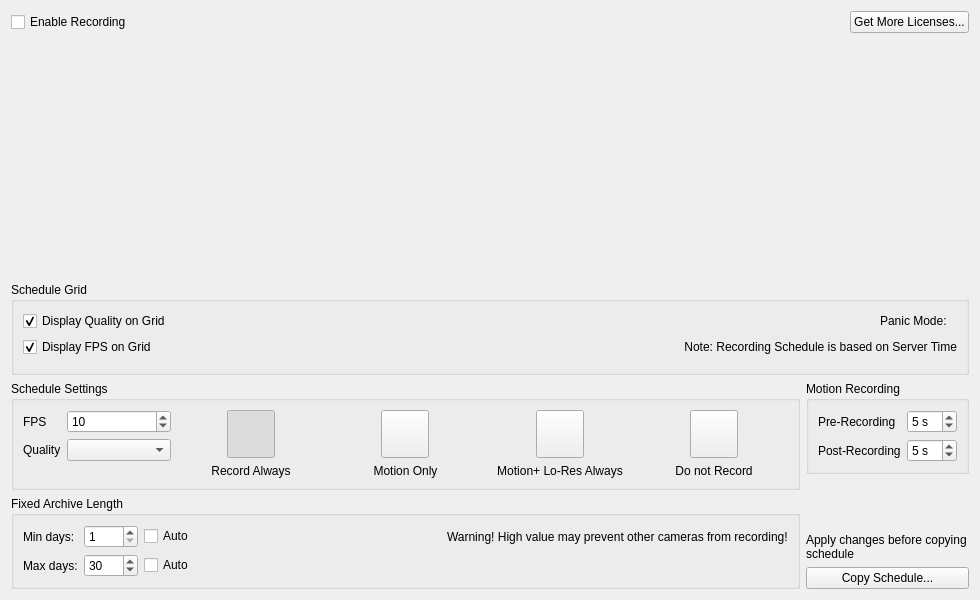
<?xml version="1.0" encoding="UTF-8"?>
<ui version="4.0">
 <class>CameraScheduleWidget</class>
 <widget class="QWidget" name="CameraScheduleWidget">
  <property name="geometry">
   <rect>
    <x>0</x>
    <y>0</y>
    <width>980</width>
    <height>600</height>
   </rect>
  </property>
  <property name="minimumSize">
   <size>
    <width>800</width>
    <height>600</height>
   </size>
  </property>
  <property name="windowTitle">
   <string>Camera Schedule Editor</string>
  </property>
  <layout class="QVBoxLayout" name="verticalLayout_6" stretch="0,0,0,1,0">
   <item>
    <layout class="QHBoxLayout" name="horizontalLayout_2">
     <item>
      <widget class="QCheckBox" name="enableRecordingCheckBox">
       <property name="text">
        <string>Enable Recording</string>
       </property>
       <property name="tristate">
        <bool>true</bool>
       </property>
      </widget>
     </item>
     <item>
      <spacer name="horizontalSpacer">
       <property name="orientation">
        <enum>Qt::Horizontal</enum>
       </property>
       <property name="sizeHint" stdset="0">
        <size>
         <width>40</width>
         <height>20</height>
        </size>
       </property>
      </spacer>
     </item>
     <item>
      <widget class="QLabel" name="requiredLicensesLabel">
       <property name="text">
        <string/>
       </property>
      </widget>
     </item>
     <item>
      <widget class="QPushButton" name="licensesButton">
       <property name="text">
        <string>Get More Licenses...</string>
       </property>
      </widget>
     </item>
    </layout>
   </item>
   <item>
    <widget class="QLabel" name="digitalLicensesLabel">
     <property name="text">
      <string notr="true">&lt;X license(s) are used out of Y&gt;</string>
     </property>
    </widget>
   </item>
   <item>
    <widget class="QLabel" name="analogLicensesLabel">
     <property name="text">
      <string notr="true">&lt;X analog license(s) are used out of Y&gt;</string>
     </property>
    </widget>
   </item>
   <item>
    <widget class="QLabel" name="edgeLicensesLabel">
     <property name="text">
      <string/>
     </property>
    </widget>
   </item>
   <item>
    <widget class="QGroupBox" name="scheduleGridGroupBox">
     <property name="title">
      <string>Schedule Grid</string>
     </property>
     <layout class="QVBoxLayout" name="scheduleGridLayout" stretch="0,0,1">
      <item>
       <layout class="QHBoxLayout" name="horizontalLayout_5" stretch="1,0,0">
        <property name="spacing">
         <number>0</number>
        </property>
        <item>
         <widget class="QCheckBox" name="displayQualityCheckBox">
          <property name="text">
           <string>Display Quality on Grid</string>
          </property>
          <property name="checked">
           <bool>true</bool>
          </property>
         </widget>
        </item>
        <item>
         <widget class="QLabel" name="panicModeTitleLabel">
          <property name="text">
           <string>Panic Mode: </string>
          </property>
         </widget>
        </item>
        <item>
         <widget class="QLabel" name="panicModeLabel">
          <property name="text">
           <string/>
          </property>
         </widget>
        </item>
       </layout>
      </item>
      <item>
       <layout class="QHBoxLayout" name="horizontalLayout_11" stretch="1,0">
        <item>
         <widget class="QCheckBox" name="displayFpsCheckBox">
          <property name="text">
           <string>Display FPS on Grid</string>
          </property>
          <property name="checked">
           <bool>true</bool>
          </property>
         </widget>
        </item>
        <item>
         <widget class="QLabel" name="label_5">
          <property name="text">
           <string>Note: Recording Schedule is based on Server Time</string>
          </property>
          <property name="alignment">
           <set>Qt::AlignRight|Qt::AlignTrailing|Qt::AlignVCenter</set>
          </property>
         </widget>
        </item>
       </layout>
      </item>
      <item>
       <widget class="QnScheduleGridWidget" name="gridWidget" native="true">
        <property name="enabled">
         <bool>true</bool>
        </property>
       </widget>
      </item>
     </layout>
    </widget>
   </item>
   <item>
    <layout class="QHBoxLayout" name="horizontalLayout" stretch="1,0">
     <item>
      <layout class="QVBoxLayout" name="verticalLayout_8">
       <item>
        <widget class="QGroupBox" name="settingsGroupBox">
         <property name="title">
          <string>Schedule Settings</string>
         </property>
         <layout class="QHBoxLayout" name="horizontalLayout_4" stretch="0,0,0,0,0">
          <property name="bottomMargin">
           <number>9</number>
          </property>
          <item>
           <layout class="QFormLayout" name="formLayout">
            <property name="fieldGrowthPolicy">
             <enum>QFormLayout::AllNonFixedFieldsGrow</enum>
            </property>
            <item row="0" column="0">
             <widget class="QLabel" name="label">
              <property name="text">
               <string>FPS</string>
              </property>
             </widget>
            </item>
            <item row="0" column="1">
             <widget class="QDoubleSpinBox" name="fpsSpinBox">
              <property name="decimals">
               <number>0</number>
              </property>
              <property name="minimum">
               <double>1.000000000000000</double>
              </property>
              <property name="maximum">
               <double>30.000000000000000</double>
              </property>
              <property name="value">
               <double>10.000000000000000</double>
              </property>
             </widget>
            </item>
            <item row="1" column="0">
             <widget class="QLabel" name="label_2">
              <property name="text">
               <string>Quality</string>
              </property>
             </widget>
            </item>
            <item row="1" column="1">
             <widget class="QComboBox" name="qualityComboBox">
              <property name="currentIndex">
               <number>-1</number>
              </property>
             </widget>
            </item>
           </layout>
          </item>
          <item>
           <layout class="QVBoxLayout" name="verticalLayout">
            <item>
             <layout class="QHBoxLayout" name="horizontalLayout_3">
              <item>
               <widget class="QnCheckedButton" name="recordAlwaysButton">
                <property name="minimumSize">
                 <size>
                  <width>48</width>
                  <height>48</height>
                 </size>
                </property>
                <property name="maximumSize">
                 <size>
                  <width>48</width>
                  <height>48</height>
                 </size>
                </property>
                <property name="text">
                 <string/>
                </property>
                <property name="iconSize">
                 <size>
                  <width>48</width>
                  <height>48</height>
                 </size>
                </property>
                <property name="checkable">
                 <bool>true</bool>
                </property>
                <property name="checked">
                 <bool>true</bool>
                </property>
                <property name="autoExclusive">
                 <bool>true</bool>
                </property>
                <property name="popupMode">
                 <enum>QToolButton::DelayedPopup</enum>
                </property>
                <property name="autoRaise">
                 <bool>false</bool>
                </property>
               </widget>
              </item>
             </layout>
            </item>
            <item>
             <widget class="QLabel" name="label_4">
              <property name="minimumSize">
               <size>
                <width>0</width>
                <height>0</height>
               </size>
              </property>
              <property name="text">
               <string>Record Always</string>
              </property>
              <property name="textFormat">
               <enum>Qt::AutoText</enum>
              </property>
              <property name="alignment">
               <set>Qt::AlignCenter</set>
              </property>
              <property name="wordWrap">
               <bool>true</bool>
              </property>
             </widget>
            </item>
           </layout>
          </item>
          <item>
           <layout class="QVBoxLayout" name="verticalLayout_2">
            <item>
             <layout class="QHBoxLayout" name="horizontalLayout_6">
              <item>
               <widget class="QnCheckedButton" name="recordMotionButton">
                <property name="minimumSize">
                 <size>
                  <width>48</width>
                  <height>48</height>
                 </size>
                </property>
                <property name="maximumSize">
                 <size>
                  <width>48</width>
                  <height>48</height>
                 </size>
                </property>
                <property name="text">
                 <string/>
                </property>
                <property name="iconSize">
                 <size>
                  <width>48</width>
                  <height>48</height>
                 </size>
                </property>
                <property name="checkable">
                 <bool>true</bool>
                </property>
                <property name="autoExclusive">
                 <bool>true</bool>
                </property>
                <property name="autoRaise">
                 <bool>false</bool>
                </property>
               </widget>
              </item>
             </layout>
            </item>
            <item>
             <widget class="QLabel" name="labelMotionOnly">
              <property name="text">
               <string>Motion Only</string>
              </property>
              <property name="alignment">
               <set>Qt::AlignCenter</set>
              </property>
              <property name="wordWrap">
               <bool>true</bool>
              </property>
             </widget>
            </item>
           </layout>
          </item>
          <item>
           <layout class="QVBoxLayout" name="verticalLayout_12">
            <item>
             <layout class="QHBoxLayout" name="horizontalLayout_7">
              <item>
               <widget class="QnCheckedButton" name="recordMotionPlusLQButton">
                <property name="minimumSize">
                 <size>
                  <width>48</width>
                  <height>48</height>
                 </size>
                </property>
                <property name="maximumSize">
                 <size>
                  <width>48</width>
                  <height>48</height>
                 </size>
                </property>
                <property name="text">
                 <string/>
                </property>
                <property name="iconSize">
                 <size>
                  <width>48</width>
                  <height>48</height>
                 </size>
                </property>
                <property name="checkable">
                 <bool>true</bool>
                </property>
                <property name="autoExclusive">
                 <bool>true</bool>
                </property>
                <property name="autoRaise">
                 <bool>false</bool>
                </property>
               </widget>
              </item>
             </layout>
            </item>
            <item>
             <widget class="QLabel" name="labelMotionPlusLQ">
              <property name="text">
               <string>Motion+ Lo-Res Always</string>
              </property>
              <property name="alignment">
               <set>Qt::AlignCenter</set>
              </property>
              <property name="wordWrap">
               <bool>true</bool>
              </property>
             </widget>
            </item>
           </layout>
          </item>
          <item>
           <layout class="QVBoxLayout" name="verticalLayout_3">
            <item>
             <layout class="QHBoxLayout" name="horizontalLayout_8">
              <item>
               <widget class="QnCheckedButton" name="noRecordButton">
                <property name="minimumSize">
                 <size>
                  <width>48</width>
                  <height>48</height>
                 </size>
                </property>
                <property name="maximumSize">
                 <size>
                  <width>48</width>
                  <height>48</height>
                 </size>
                </property>
                <property name="text">
                 <string/>
                </property>
                <property name="iconSize">
                 <size>
                  <width>48</width>
                  <height>48</height>
                 </size>
                </property>
                <property name="checkable">
                 <bool>true</bool>
                </property>
                <property name="autoExclusive">
                 <bool>true</bool>
                </property>
                <property name="autoRaise">
                 <bool>false</bool>
                </property>
               </widget>
              </item>
             </layout>
            </item>
            <item>
             <widget class="QLabel" name="label_8">
              <property name="text">
               <string>Do not Record</string>
              </property>
              <property name="alignment">
               <set>Qt::AlignCenter</set>
              </property>
              <property name="wordWrap">
               <bool>true</bool>
              </property>
             </widget>
            </item>
           </layout>
          </item>
         </layout>
        </widget>
       </item>
       <item>
        <widget class="QGroupBox" name="archiveGroupBox">
         <property name="title">
          <string>Fixed Archive Length</string>
         </property>
         <layout class="QFormLayout" name="formLayout_2">
          <item row="0" column="1">
           <layout class="QHBoxLayout" name="horizontalLayout_9">
            <item>
             <widget class="QSpinBox" name="spinBoxMinDays">
              <property name="minimum">
               <number>1</number>
              </property>
              <property name="maximum">
               <number>1000</number>
              </property>
             </widget>
            </item>
            <item>
             <widget class="QCheckBox" name="checkBoxMinArchive">
              <property name="text">
               <string>Auto</string>
              </property>
             </widget>
            </item>
            <item>
             <spacer name="horizontalSpacer_2">
              <property name="orientation">
               <enum>Qt::Horizontal</enum>
              </property>
              <property name="sizeHint" stdset="0">
               <size>
                <width>40</width>
                <height>20</height>
               </size>
              </property>
             </spacer>
            </item>
            <item>
             <widget class="QLabel" name="minArchiveDaysWarningLabel">
              <property name="text">
               <string>Warning! High value may prevent other cameras from recording!</string>
              </property>
             </widget>
            </item>
           </layout>
          </item>
          <item row="1" column="1">
           <layout class="QHBoxLayout" name="horizontalLayout_10">
            <item>
             <widget class="QSpinBox" name="spinBoxMaxDays">
              <property name="minimum">
               <number>1</number>
              </property>
              <property name="maximum">
               <number>9999</number>
              </property>
              <property name="value">
               <number>30</number>
              </property>
             </widget>
            </item>
            <item>
             <widget class="QCheckBox" name="checkBoxMaxArchive">
              <property name="text">
               <string>Auto</string>
              </property>
             </widget>
            </item>
            <item>
             <spacer name="horizontalSpacer_5">
              <property name="orientation">
               <enum>Qt::Horizontal</enum>
              </property>
              <property name="sizeHint" stdset="0">
               <size>
                <width>40</width>
                <height>20</height>
               </size>
              </property>
             </spacer>
            </item>
           </layout>
          </item>
          <item row="0" column="0">
           <widget class="QLabel" name="label_7">
            <property name="text">
             <string>Min days:</string>
            </property>
           </widget>
          </item>
          <item row="1" column="0">
           <widget class="QLabel" name="label_6">
            <property name="text">
             <string>Max days:</string>
            </property>
           </widget>
          </item>
         </layout>
        </widget>
       </item>
      </layout>
     </item>
     <item>
      <layout class="QVBoxLayout" name="verticalLayout_5">
       <item>
        <widget class="QGroupBox" name="motionGroupBox">
         <property name="title">
          <string>Motion Recording</string>
         </property>
         <property name="flat">
          <bool>false</bool>
         </property>
         <layout class="QFormLayout" name="formLayout_3">
          <property name="fieldGrowthPolicy">
           <enum>QFormLayout::AllNonFixedFieldsGrow</enum>
          </property>
          <property name="leftMargin">
           <number>9</number>
          </property>
          <property name="topMargin">
           <number>9</number>
          </property>
          <property name="rightMargin">
           <number>9</number>
          </property>
          <item row="0" column="0">
           <widget class="QLabel" name="label_9">
            <property name="text">
             <string>Pre-Recording</string>
            </property>
           </widget>
          </item>
          <item row="0" column="1">
           <widget class="QSpinBox" name="recordBeforeSpinBox">
            <property name="suffix">
             <string extracomment="Short for &quot;seconds&quot;"> s</string>
            </property>
            <property name="minimum">
             <number>3</number>
            </property>
            <property name="maximum">
             <number>20</number>
            </property>
            <property name="value">
             <number>5</number>
            </property>
           </widget>
          </item>
          <item row="1" column="0">
           <widget class="QLabel" name="label_10">
            <property name="text">
             <string>Post-Recording</string>
            </property>
           </widget>
          </item>
          <item row="1" column="1">
           <widget class="QSpinBox" name="recordAfterSpinBox">
            <property name="suffix">
             <string extracomment="Short for &quot;seconds&quot;"> s</string>
            </property>
            <property name="minimum">
             <number>3</number>
            </property>
            <property name="maximum">
             <number>20</number>
            </property>
            <property name="value">
             <number>5</number>
            </property>
           </widget>
          </item>
         </layout>
        </widget>
       </item>
       <item>
        <spacer name="verticalSpacer">
         <property name="orientation">
          <enum>Qt::Vertical</enum>
         </property>
         <property name="sizeHint" stdset="0">
          <size>
           <width>20</width>
           <height>0</height>
          </size>
         </property>
        </spacer>
       </item>
       <item>
        <widget class="QLabel" name="exportWarningLabel">
         <property name="text">
          <string>Apply changes before copying schedule</string>
         </property>
         <property name="wordWrap">
          <bool>true</bool>
         </property>
        </widget>
       </item>
       <item>
        <widget class="QPushButton" name="exportScheduleButton">
         <property name="text">
          <string>Copy Schedule...</string>
         </property>
        </widget>
       </item>
      </layout>
     </item>
    </layout>
   </item>
  </layout>
 </widget>
 <customwidgets>
  <customwidget>
   <class>QnScheduleGridWidget</class>
   <extends>QWidget</extends>
   <header>ui/widgets/properties/schedule_grid_widget.h</header>
   <container>1</container>
  </customwidget>
  <customwidget>
   <class>QnCheckedButton</class>
   <extends>QToolButton</extends>
   <header>ui/widgets/checked_button.h</header>
  </customwidget>
 </customwidgets>
 <tabstops>
  <tabstop>enableRecordingCheckBox</tabstop>
  <tabstop>licensesButton</tabstop>
  <tabstop>displayQualityCheckBox</tabstop>
  <tabstop>fpsSpinBox</tabstop>
  <tabstop>qualityComboBox</tabstop>
  <tabstop>recordAlwaysButton</tabstop>
  <tabstop>recordMotionButton</tabstop>
  <tabstop>recordMotionPlusLQButton</tabstop>
  <tabstop>noRecordButton</tabstop>
  <tabstop>recordBeforeSpinBox</tabstop>
  <tabstop>recordAfterSpinBox</tabstop>
  <tabstop>exportScheduleButton</tabstop>
 </tabstops>
 <resources/>
 <connections/>
 <slots>
  <slot>doNotChangeStateChanged(int)</slot>
 </slots>
</ui>
